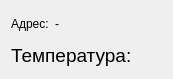
<?xml version="1.0" encoding="UTF-8"?>
<ui version="4.0">
 <class>DS18S20</class>
 <widget class="QWidget" name="DS18S20">
  <property name="geometry">
   <rect>
    <x>0</x>
    <y>0</y>
    <width>173</width>
    <height>79</height>
   </rect>
  </property>
  <property name="windowTitle">
   <string>Form</string>
  </property>
  <layout class="QVBoxLayout" name="verticalLayout">
   <item>
    <layout class="QHBoxLayout" name="horizontalLayout_2">
     <item>
      <widget class="QLabel" name="label">
       <property name="text">
        <string>Адрес:</string>
       </property>
      </widget>
     </item>
     <item>
      <widget class="QLabel" name="addrLabel">
       <property name="text">
        <string>-</string>
       </property>
      </widget>
     </item>
     <item>
      <spacer name="horizontalSpacer">
       <property name="orientation">
        <enum>Qt::Orientation::Horizontal</enum>
       </property>
       <property name="sizeHint" stdset="0">
        <size>
         <width>40</width>
         <height>20</height>
        </size>
       </property>
      </spacer>
     </item>
    </layout>
   </item>
   <item>
    <layout class="QHBoxLayout" name="horizontalLayout">
     <item>
      <widget class="QLabel" name="label_2">
       <property name="font">
        <font>
         <pointsize>14</pointsize>
        </font>
       </property>
       <property name="text">
        <string>Температура: </string>
       </property>
      </widget>
     </item>
     <item>
      <widget class="QLabel" name="temperValueLabel">
       <property name="font">
        <font>
         <pointsize>14</pointsize>
        </font>
       </property>
       <property name="text">
        <string/>
       </property>
      </widget>
     </item>
    </layout>
   </item>
  </layout>
 </widget>
 <resources/>
 <connections/>
</ui>
